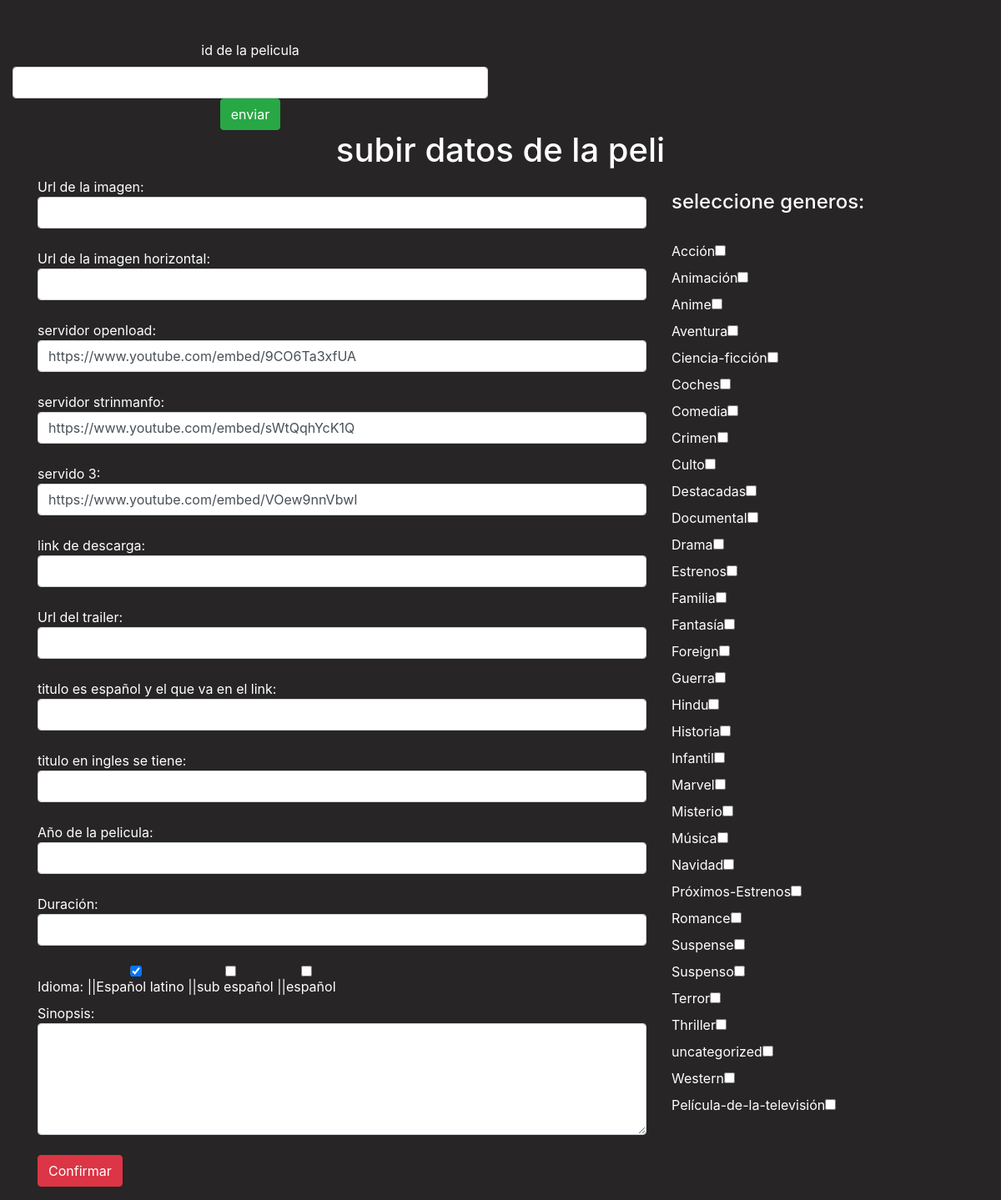
/super-pelis/modificacion/datosdelapeliphp.html.php, run on the app's committed database.
### tables this page shows
CREATE TABLE `categorias` (
  `idcategorias` int(11) NOT NULL,
  `genero` varchar(255) NOT NULL
);

### super-pelis/modificacion/datosdelapeliphp.html.php (the view, shortened to what this page needs)
<!DOCTYPE html>
<html lang="en">
<head>
    <link rel="stylesheet" href="../css/bootstrap.css">
</head>
<body class="body">
    <center class="col-6">
        <form class="form mt-5" action="" method="get">
            <label class="" for="id_movie">id de la pelicula</label>
            <input class="form-control" type="text" name="id_movie">
            <button class="btn btn-success" type="submit">enviar</button>
        </form>
    </center>
<h1 class="text-center "> subir datos de la peli</h1>
<div class="container">
    <div class="row">
        <div class="col-8">
            <form action="datosdelapeliphp.php" method="post" class="form-group" >
                Url de la imagen:
                <input type="text" class="form-control" name="imagen"  value="<?php echo $imagenv ?>" ><br>
                Url de la imagen horizontal:
                <input type="text" class="form-control" name="imagenho" value="<?php echo $imagenh ?>"><br>
                servidor openload:
                <input type="text" class="form-control" name="video" value="https://www.youtube.com/embed/9CO6Ta3xfUA"><br>
                servidor strinmanfo:
                <input type="text" class="form-control" name="video2" value="https://www.youtube.com/embed/sWtQqhYcK1Q"><br>
                servido 3:
                <input type="text" class="form-control" name="video3" value="https://www.youtube.com/embed/VOew9nnVbwI"><br>
                link de descarga:
                <input type="text" class="form-control" name="descarga" value="<?php  ?>"><br>
                Url del trailer:
                <input type="text" class="form-control" name="trailer" value="<?php echo $trailer ?>"><br>
                titulo es español y el que va en el link:
                <input type="text" class="form-control" name="titulo" value="<?php echo $titulo ?>"><br>
                titulo en ingles se tiene:
                <input type="text" class="form-control" name="titulo2" value="<?php echo $titulo_orinal ?>"><br>
                Año de la pelicula:
                <input type="text" class="form-control" name="anio" value="<?php echo $anio ?>"><br>
                Duración:
                <input type="text" class="form-control" name="duracion" value="<?php echo $duracion ?>"><br>
                Idioma:
                <label ><input class="form-control" checked type="checkbox" name="idiomas[]" value="espaniol">||Español latino  </label>
                <label ><input class="form-control" type="checkbox" name="idiomas[]" value="subespaniol">||sub español  </label>
                <label ><input class="form-control" type="checkbox" name="idiomas[]" value="espanioles">||español  </label><br>
                Sinopsis:
                <textarea class="form-control" name="sinopsis" id="" cols="80" rows="5" value=""><?php echo $sinopsis ?></textarea><br>
                <input class="btn btn-danger" type="submit" value="Confirmar">
        </div>
        <div class="col-4">
            <h4>seleccione generos:</h4>
            <br>
    <?php
$con=mysqli_connect("localhost","root","","peliculas") or die ("Problemas con la conexión a la base de datos");
$registros=mysqli_query($con,"select idcategorias,genero from categorias")    or die (mysqli_error($con));
while($reg=mysqli_fetch_array($registros))
{
    echo "<label>";
    echo $reg['genero'];
    echo "<input type='checkbox' name='opcion[]' value=\"".$reg['idcategorias']."\">";
    echo "</label>";
    echo "<br>";
}
    ?>
<br>
</body>
</html>

### super-pelis/modificacion/datosdelapeliphp.html.php (style rules this page uses)
.body { color:rgb(255, 255, 255); background: rgb(39, 37, 37); }

### data on the page
categorias: genero "Acción"
categorias: genero "Animación"
categorias: genero "Anime"
categorias: genero "Aventura"
categorias: genero "Ciencia-ficción"
categorias: genero "Coches"
categorias: genero "Comedia"
categorias: genero "Crimen"
categorias: genero "Culto"
categorias: genero "Destacadas"
categorias: genero "Documental"
categorias: genero "Drama"
categorias: genero "Estrenos"
categorias: genero "Familia"
categorias: genero "Fantasía"
categorias: genero "Foreign"
categorias: genero "Guerra"
categorias: genero "Hindu"
categorias: genero "Historia"
categorias: genero "Infantil"
categorias: genero "Marvel"
categorias: genero "Misterio"
categorias: genero "Música"
categorias: genero "Navidad"
categorias: genero "Próximos-Estrenos"
categorias: genero "Romance"
categorias: genero "Suspense"
categorias: genero "Suspenso"
categorias: genero "Terror"
categorias: genero "Thriller"
categorias: genero "uncategorized"
categorias: genero "Western"
categorias: genero "Película-de-la-televisión"
